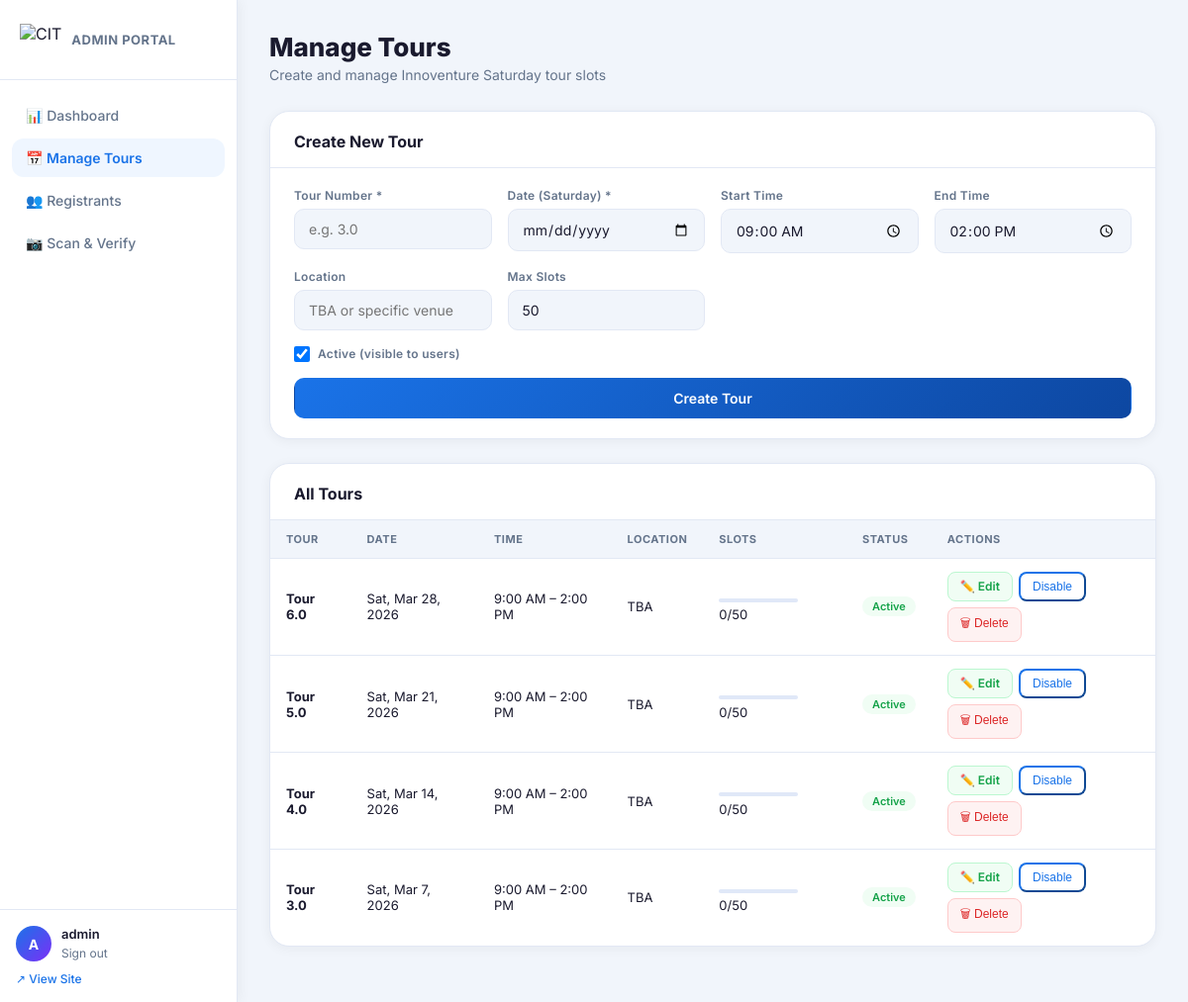
/admin/tours.php (signed in), run on an earlier commit of the app's database.
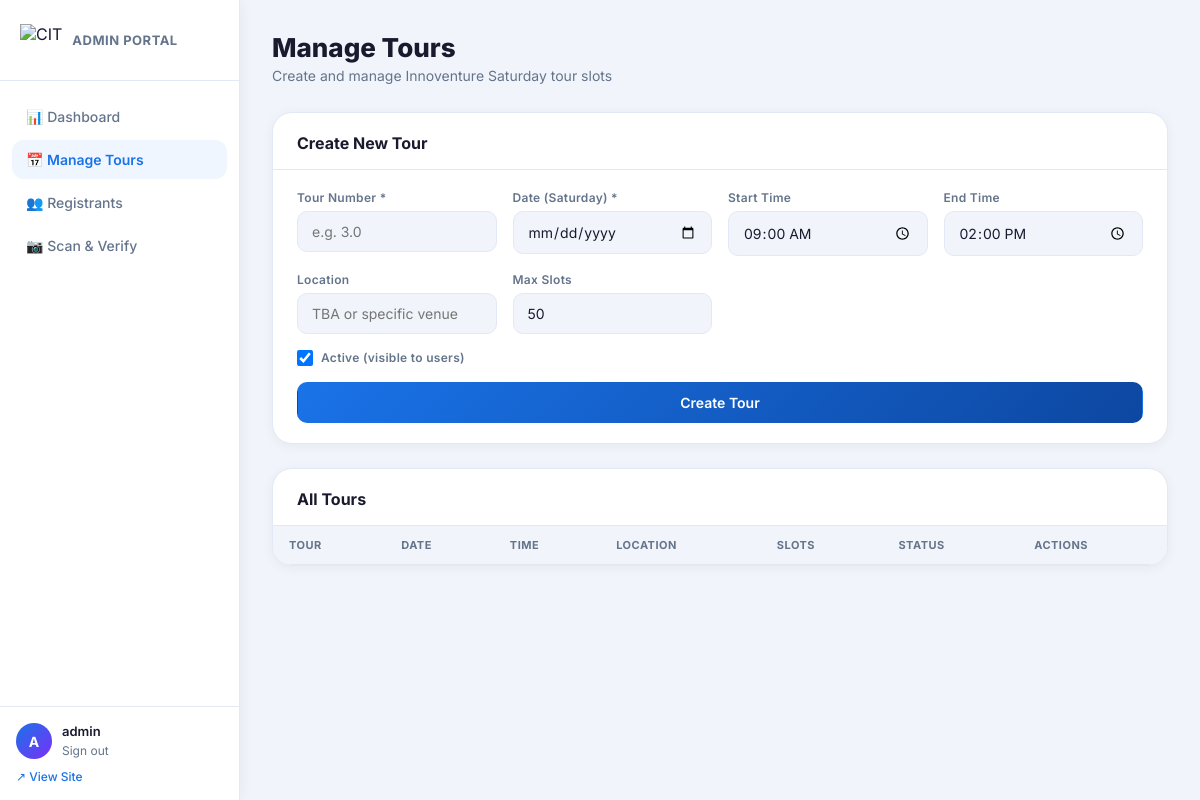
And on a later commit of the database.
### tables this page shows
CREATE TABLE IF NOT EXISTS tours (
  id           INT AUTO_INCREMENT PRIMARY KEY,
  tour_number  VARCHAR(10)   NOT NULL,           
  tour_date    DATE          NOT NULL,            
  time_start   TIME          NOT NULL DEFAULT '09:00:00',
  time_end     TIME          NOT NULL DEFAULT '14:00:00',
  location     VARCHAR(255)  NOT NULL DEFAULT 'TBA',
  max_slots    INT           NOT NULL DEFAULT 50,
  is_active    TINYINT(1)    NOT NULL DEFAULT 1,
  created_at   TIMESTAMP     DEFAULT CURRENT_TIMESTAMP
);

### admin/tours.php (the view, shortened to what the changed rows need)
<?php
require_once '../db/connect.php';
$tours = $pdo->query("
    SELECT t.*, COUNT(r.id) AS registered_count
    FROM tours t
    LEFT JOIN registrations r ON r.tour_id = t.id
    GROUP BY t.id
    ORDER BY t.tour_date DESC
")->fetchAll();
?>
<!doctype html>
<html lang="en">
<head>
  <link rel="stylesheet" href="../assets/css/admin.css"/>
</head>
<body class="admin-body">
  <main class="admin-main">
    <div class="admin-topbar">
      <div>
        <h1 class="admin-page-title">Manage Tours</h1>
      </div>
    </div>
    <div class="admin-section">
      <div class="admin-section-header"><h2>Create New Tour</h2></div>
    </div>
    <div class="admin-section">
      <div class="admin-section-header"><h2>All Tours</h2></div>
      <div class="admin-table-wrap">
        <table class="admin-table">
          <thead>
            <tr>
              <th>Tour</th><th>Date</th><th>Time</th><th>Location</th>
              <th>Slots</th><th>Status</th><th>Actions</th>
            </tr>
          </thead>
          <tbody>
            <?php foreach ($tours as $t):
              $reg = (int)$t['registered_count'];
              $max = (int)$t['max_slots'];
            ?>
            <tr>
              <td><strong>Tour <?= htmlspecialchars($t['tour_number']) ?></strong></td>
              <td><?= date('D, M j, Y', strtotime($t['tour_date'])) ?></td>
              <td><?= date('g:i A', strtotime($t['time_start'])) ?> – <?= date('g:i A', strtotime($t['time_end'])) ?></td>
              <td><?= htmlspecialchars($t['location']) ?></td>
              <td>
                <div class="mini-slot-bar">
                </div>
                <?= $reg ?>/<?= $max ?>
              </td>
              <td>
                <span class="badge <?= $t['is_active'] ? 'badge-green' : 'badge-grey' ?>">
                  <?= $t['is_active'] ? 'Active' : 'Inactive' ?>
                </span>
              </td>
              <td class="action-cell">
                <button class="admin-btn-edit" type="button"
                  onclick="openEditModal({
                    id:         '<?= $t['id'] ?>',
                    tour_number:'<?= addslashes(htmlspecialchars($t['tour_number'])) ?>',
                    tour_date:  '<?= $t['tour_date'] ?>',
                    time_start: '<?= substr($t['time_start'],0,5) ?>',
                    time_end:   '<?= substr($t['time_end'],0,5) ?>',
                    location:   '<?= addslashes(htmlspecialchars($t['location'])) ?>',
                    max_slots:  '<?= $t['max_slots'] ?>',
                    is_active:  <?= $t['is_active'] ? 'true' : 'false' ?>
                  })">
                  ✏️ Edit
                </button>
                <form method="POST" style="display:inline">
                  <button class="admin-btn-sm admin-btn-outline" type="submit">
                    <?= $t['is_active'] ? 'Disable' : 'Enable' ?>
                  </button>
                </form>
                <form method="POST" style="display:inline"
                  onsubmit="return confirm(<?= $reg > 0
                    ? "'⚠️ This tour has " . $reg . " registration(s).\nDeleting it will also permanently remove those registrations.\n\nAre you sure you want to delete Tour " . addslashes(htmlspecialchars($t['tour_number'])) . "?'"
                    : "'Delete Tour " . addslashes(htmlspecialchars($t['tour_number'])) . "? This cannot be undone.'"
                  ?>)">
                  <button class="admin-btn-sm admin-btn-danger" type="submit">🗑 Delete</button>
                </form>
              </td>
            </tr>
            <?php endforeach; ?>
          </tbody>
        </table>
      </div>
    </div>
  </main>
</body>
</html>

What changed in the data, as far as the page shows it:
removed tours: tour_number "6.0", tour_date "Sat, Mar 28, 2026", time_start "9:00 AM", time_end "2:00 PM", location "TBA", reg "0", max_slots "50", is_active "Active"
removed tours: tour_number "5.0", tour_date "Sat, Mar 21, 2026", time_start "9:00 AM", time_end "2:00 PM", location "TBA", reg "0", max_slots "50", is_active "Active"
removed tours: tour_number "4.0", tour_date "Sat, Mar 14, 2026", time_start "9:00 AM", time_end "2:00 PM", location "TBA", reg "0", max_slots "50", is_active "Active"
removed tours: tour_number "3.0", tour_date "Sat, Mar 7, 2026", time_start "9:00 AM", time_end "2:00 PM", location "TBA", reg "0", max_slots "50", is_active "Active"
